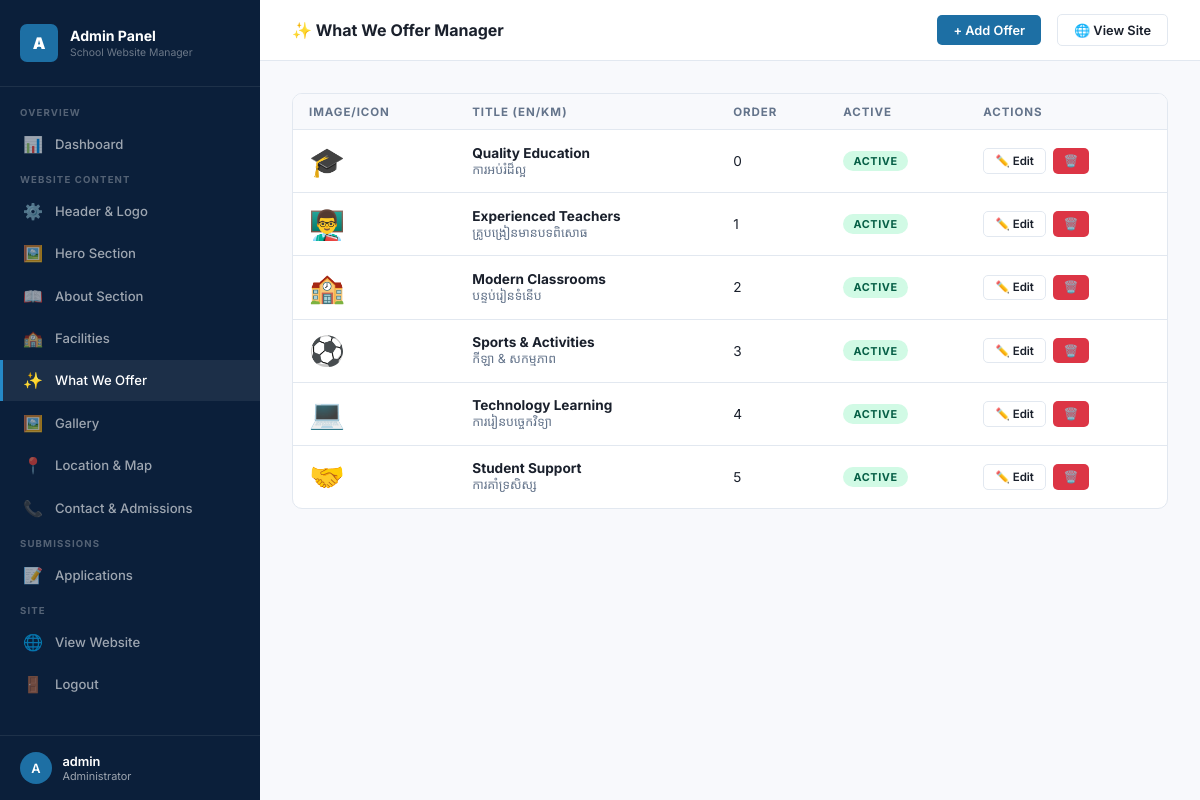
The page /admin-panel/offers/ (signed in) on the database its author committed.
### core/models.py (models this page shows, shortened)
class Offer(models.Model):
    title_en = models.CharField(max_length=200)
    title_km = models.CharField(max_length=200)
    description_en = models.TextField()
    description_km = models.TextField()
    image = models.ImageField(upload_to='offers/', blank=True, null=True)
    icon = models.CharField(max_length=10, default="🎓")
    order = models.PositiveIntegerField(default=0)
    is_active = models.BooleanField(default=True)
    class Meta:
        ordering = ['order']

### core/views.py (the view)
# urls.py: path('admin-panel/offers/', views.admin_offers, name='admin_offers'),
@login_required
def admin_offers(request):
    items = Offer.objects.all()
    return render(request, 'admin_panel/offers.html', {'items': items})

### core/templates/admin_panel/offers.html (shortened to what this page needs)
{% extends 'admin_panel/base.html' %}
{% block page_title %}✨ What We Offer Manager{% endblock %}
{% block topbar_actions %}<button class="topbar-btn btn-blue" onclick="openModal('addModal')">+ Add Offer</button>{% endblock %}
{% block content %}
<div class="card">
  <div class="card-body" style="padding:0">
    <table class="data-table">
      <thead><tr><th>Image/Icon</th><th>Title (EN/KM)</th><th>Order</th><th>Active</th><th>Actions</th></tr></thead>
      <tbody>
        {% for item in items %}
        <tr>
          <td>{% if item.image %}<img src="{{ item.image.url }}" class="thumb">{% else %}<span style="font-size:1.8rem">{{ item.icon }}</span>{% endif %}</td>
          <td><strong>{{ item.title_en }}</strong><br><span style="color:var(--muted);font-size:.78rem">{{ item.title_km }}</span></td>
          <td>{{ item.order }}</td>
          <td>{% if item.is_active %}<span class="status-badge status-accepted">Active</span>{% else %}<span class="status-badge status-rejected">Hidden</span>{% endif %}</td>
          <td><div class="actions"><button class="topbar-btn btn-outline" style="font-size:.72rem;padding:.3rem .7rem" onclick="openEditModal({{ item.pk }},'{{ item.title_en|escapejs }}','{{ item.title_km|escapejs }}','{{ item.description_en|escapejs }}','{{ item.description_km|escapejs }}','{{ item.icon }}',{{ item.order }},'{% if item.image %}{{ item.image.url }}{% endif %}')">✏️ Edit</button><a href="/admin-panel/offers/delete/{{ item.pk }}/" class="topbar-btn btn-red" style="font-size:.72rem;padding:.3rem .7rem" onclick="return confirm('Delete?')">🗑️</a></div></td>
        </tr>
        {% empty %}<tr><td colspan="5" style="text-align:center;padding:2rem;color:var(--muted)">No offers yet. Click "+ Add Offer" to start.</td></tr>{% endfor %}
      </tbody>
    </table>
  </div>
</div>
{% endblock %}

### core/templates/admin_panel/base.html (shortened to what this page needs)
<!DOCTYPE html>
<html lang="en">
<head>
</head>
<body>
<aside class="sidebar">
  <div class="sb-logo">
    <div class="sb-logo-inner">
      <div class="sb-logo-mark">A</div>
      <div>
        <div class="sb-logo-text">Admin Panel</div>
        <span class="sb-logo-sub">School Website Manager</span>
      </div>
    </div>
  </div>
  <nav class="sb-nav">
    <div class="sb-section">Overview</div>
    <a href="/admin-panel/" class="sb-link {% if request.resolver_match.url_name == 'admin_dashboard' %}active{% endif %}"><span class="icon">📊</span>Dashboard</a>
    <div class="sb-section">Website Content</div>
    <a href="/admin-panel/site-settings/" class="sb-link {% if request.resolver_match.url_name == 'admin_site_settings' %}active{% endif %}"><span class="icon">⚙️</span>Header & Logo</a>
    <a href="/admin-panel/hero/" class="sb-link {% if request.resolver_match.url_name == 'admin_hero' %}active{% endif %}"><span class="icon">🖼️</span>Hero Section</a>
    <a href="/admin-panel/about/" class="sb-link {% if request.resolver_match.url_name == 'admin_about' %}active{% endif %}"><span class="icon">📖</span>About Section</a>
    <a href="/admin-panel/facilities/" class="sb-link {% if request.resolver_match.url_name == 'admin_facilities' %}active{% endif %}"><span class="icon">🏫</span>Facilities</a>
    <a href="/admin-panel/offers/" class="sb-link {% if request.resolver_match.url_name == 'admin_offers' %}active{% endif %}"><span class="icon">✨</span>What We Offer</a>
    <a href="/admin-panel/gallery/" class="sb-link {% if request.resolver_match.url_name == 'admin_gallery' %}active{% endif %}"><span class="icon">🖼️</span>Gallery</a>
    <a href="/admin-panel/location/" class="sb-link {% if request.resolver_match.url_name == 'admin_location' %}active{% endif %}"><span class="icon">📍</span>Location & Map</a>
    <a href="/admin-panel/contact/" class="sb-link {% if request.resolver_match.url_name == 'admin_contact' %}active{% endif %}"><span class="icon">📞</span>Contact & Admissions</a>
    <div class="sb-section">Submissions</div>
    <a href="/admin-panel/applications/" class="sb-link {% if 'application' in request.resolver_match.url_name %}active{% endif %}"><span class="icon">📝</span>Applications</a>
    <div class="sb-section">Site</div>
    <a href="/" target="_blank" class="sb-link"><span class="icon">🌐</span>View Website</a>
    <a href="/admin-panel/logout/" class="sb-link"><span class="icon">🚪</span>Logout</a>
  </nav>
  <div class="sb-footer">
    <div class="sb-user">
      <div class="sb-avatar">{{ request.user.username|first|upper }}</div>
      <div><div style="color:#fff;font-size:.8rem;font-weight:600">{{ request.user.username }}</div><div style="font-size:.68rem">Administrator</div></div>
    </div>
  </div>
</aside>
<main class="main">
  <div class="topbar">
    <div class="topbar-title">{% block page_title %}Dashboard{% endblock %}</div>
    <div class="topbar-right">
      {% block topbar_actions %}{% endblock %}
      <a href="/" target="_blank" class="topbar-btn btn-outline">🌐 View Site</a>
    </div>
  </div>
  <div class="content">
    {% block content %}{% endblock %}
  </div>
</main>
</body>
</html>

### core/templates/admin_panel/base.html (style rules this page uses)
* { margin:0;padding:0;box-sizing:border-box }
:root { --navy:#0b1f3a;--blue:#1d6fa4;--blue2:#2589c7;--bluepale:#e8f4fb;--green:#198754;--red:#dc3545;--orange:#fd7e14;--off:#f8f9fc;--border:#e2e8f0;--text:#1a202c;--muted:#64748b;--sidebar:260px }
body { font-family:'Inter',sans-serif;background:var(--off);color:var(--text);display:flex;min-height:100vh }
.sidebar { width:var(--sidebar);background:var(--navy);position:fixed;top:0;left:0;bottom:0;display:flex;flex-direction:column;z-index:100;overflow-y:auto }
.sb-logo { padding:1.5rem 1.25rem;border-bottom:1px solid rgba(255,255,255,.08) }
.sb-logo-inner { display:flex;align-items:center;gap:.75rem }
.sb-logo-mark { width:38px;height:38px;background:var(--blue);border-radius:7px;display:flex;align-items:center;justify-content:center;color:#fff;font-weight:900;font-size:1rem;flex-shrink:0 }
.sb-logo-text { font-size:.88rem;font-weight:700;color:#fff;line-height:1.3 }
.sb-logo-sub { font-size:.65rem;color:rgba(255,255,255,.4);margin-top:.1rem;display:block }
.sb-nav { padding:.75rem 0;flex:1 }
.sb-section { padding:.5rem 1.25rem .25rem;font-size:.6rem;font-weight:700;text-transform:uppercase;letter-spacing:.12em;color:rgba(255,255,255,.3) }
.sb-link { display:flex;align-items:center;gap:.75rem;padding:.65rem 1.25rem;color:rgba(255,255,255,.6);text-decoration:none;font-size:.82rem;font-weight:500;transition:all .2s;border-left:3px solid transparent;margin:.1rem 0 }
.sb-link:hover,.sb-link.active { color:#fff;background:rgba(255,255,255,.07);border-left-color:var(--blue2) }
.sb-link .icon { font-size:1rem;flex-shrink:0;width:20px;text-align:center }
.sb-footer { padding:1rem 1.25rem;border-top:1px solid rgba(255,255,255,.08) }
.sb-user { display:flex;align-items:center;gap:.65rem;color:rgba(255,255,255,.6);font-size:.8rem }
.sb-avatar { width:32px;height:32px;background:var(--blue);border-radius:50%;display:flex;align-items:center;justify-content:center;color:#fff;font-size:.8rem;font-weight:600;flex-shrink:0 }
.main { margin-left:var(--sidebar);flex:1;display:flex;flex-direction:column;min-height:100vh }
.topbar { background:#fff;border-bottom:1px solid var(--border);padding:.9rem 2rem;display:flex;justify-content:space-between;align-items:center;position:sticky;top:0;z-index:50 }
.topbar-title { font-size:1rem;font-weight:700;color:var(--text) }
.topbar-right { display:flex;align-items:center;gap:1rem }
.topbar-btn { display:inline-flex;align-items:center;gap:.4rem;padding:.45rem 1rem;border-radius:5px;font-size:.8rem;font-weight:600;text-decoration:none;transition:all .2s;border:none;cursor:pointer;font-family:'Inter',sans-serif }
.btn-blue { background:var(--blue);color:#fff }
.btn-red { background:var(--red);color:#fff }
.btn-outline { background:#fff;color:var(--text);border:1.5px solid var(--border) }
.content { padding:2rem;flex:1 }
.card { background:#fff;border:1px solid var(--border);border-radius:10px;overflow:hidden;margin-bottom:1.5rem }
.card-body { padding:1.5rem }
.data-table { width:100%;border-collapse:collapse }
.data-table th { padding:.65rem 1rem;text-align:left;font-size:.72rem;font-weight:700;text-transform:uppercase;letter-spacing:.08em;color:var(--muted);background:var(--off);border-bottom:1px solid var(--border) }
.data-table td { padding:.85rem 1rem;font-size:.85rem;border-bottom:1px solid var(--border);vertical-align:middle }
.data-table tr:last-child td { border-bottom:none }
.status-badge { display:inline-block;padding:.2rem .65rem;border-radius:2rem;font-size:.68rem;font-weight:700;text-transform:uppercase;letter-spacing:.05em }
.status-accepted { background:#d1fae5;color:#065f46 }
.actions { display:flex;gap:.4rem }

### rows shown on the page
Offer: icon "🎓", title_en "Quality Education", title_km "ការអប់រំដ៏ល្អ", order "0", is_active "ACTIVE"
Offer: icon "👨‍🏫", title_en "Experienced Teachers", title_km "គ្រូបង្រៀនមានបទពិសោធ", order "1", is_active "ACTIVE"
Offer: icon "🏫", title_en "Modern Classrooms", title_km "បន្ទប់រៀនទំនើប", order "2", is_active "ACTIVE"
Offer: icon "⚽", title_en "Sports & Activities", title_km "កីឡា & សកម្មភាព", order "3", is_active "ACTIVE"
Offer: icon "💻", title_en "Technology Learning", title_km "ការរៀនបច្ចេកវិទ្យា", order "4", is_active "ACTIVE"
Offer: icon "🤝", title_en "Student Support", title_km "ការគាំទ្រសិស្ស", order "5", is_active "ACTIVE"

### other values the page prints
{{ request.user.username|first|upper }} "A"
{{ request.user.username }} "admin"
